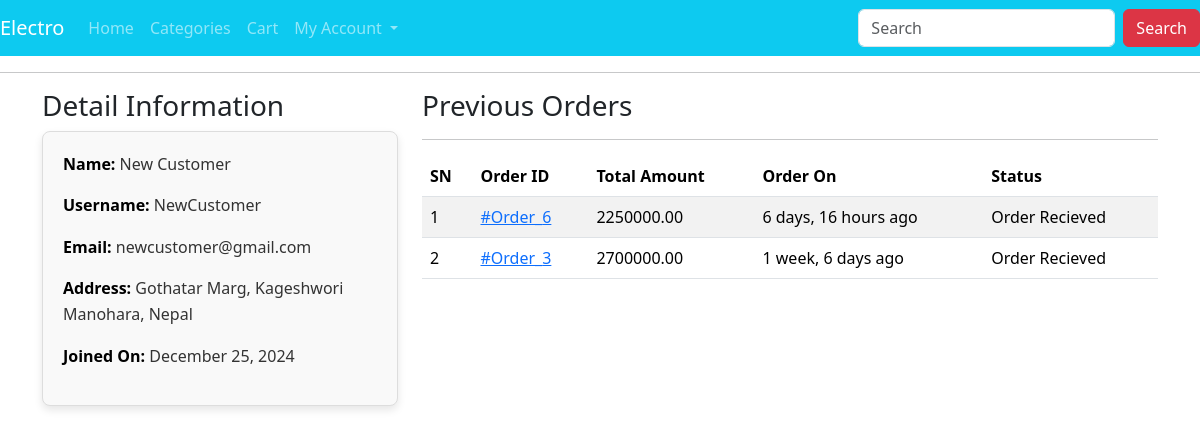
The page /profile/ (signed in) on the database as committed earlier.
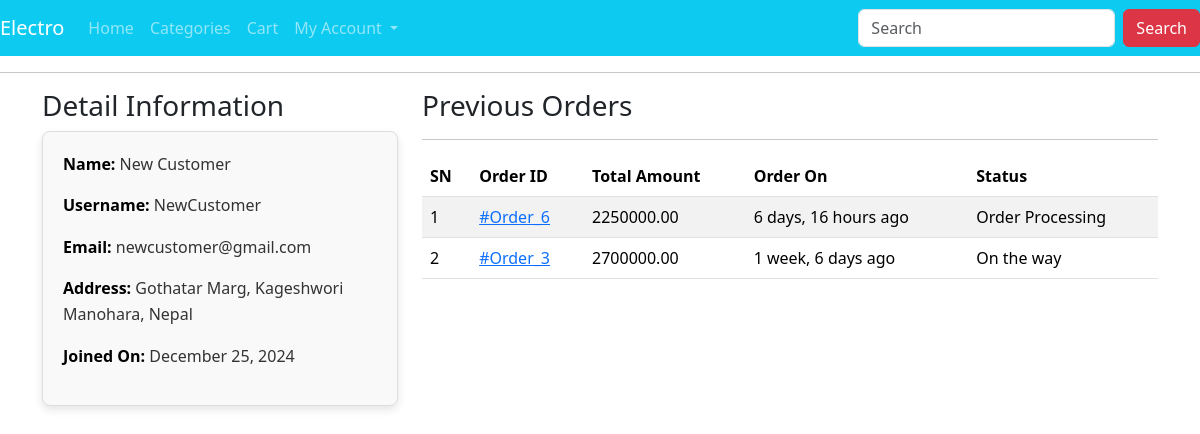
The same page on the database as committed later.
### ecomapp/models.py (models this page shows, shortened)
class Order(models.Model):
    cart = models.OneToOneField(Cart, on_delete=models.CASCADE)
    ordered_by = models.CharField(max_length=200)
    shipping_address = models.CharField(max_length=200)
    mobile = models.CharField(max_length=10)
    email = models.EmailField(null=True, blank=True)
    subtotal = models.PositiveIntegerField()
    discount = models.PositiveIntegerField()
    total = models.PositiveIntegerField()
    order_status = models.CharField(max_length=50, choices=ORDER_STATUS)
    created_at = models.DateTimeField(auto_now_add=True)

### ecomapp/views.py (the view)
# urls.py: path("profile/",CustomerProfileView.as_view(),name="customerprofile"),
class CustomerProfileView(TemplateView):
    template_name="customerprofile.html"
    def dispatch(self, request, *args, **kwargs):
        user = request.user
        if request.user.is_authenticated and Customer.objects.filter(user=request.user).exists():
            pass
        else:
            return redirect("/login/?next=/profile/")
        return super().dispatch(request, *args, **kwargs)
    def get_context_data(self, **kwargs):
        context = super().get_context_data(**kwargs)
        customer=self.request.user.customer
        context['customer']=customer
        orders=Order.objects.filter(cart__customer=customer).order_by("-id")
        context['orders']=orders
        return context

### templates/customerprofile.html (shortened to what this page needs)
{% extends 'base.html' %}
{% block content %}
<div class="container">
    <div class="row">
        <div class="col-md-4">
            <h3>Detail Information</h3>
            <div class="customer-details">
                <p><span class="font-weight-bold">Name:</span> {{ customer.full_name }}</p>
                <p><span class="font-weight-bold">Username:</span> {{ customer.user.username }}</p>
                <p><span class="font-weight-bold">Email:</span> {{ customer.user.email }}</p>
                <p><span class="font-weight-bold">Address:</span> {{ customer.address }}</p>
                <p><span class="font-weight-bold">Joined On:</span> {{ customer.joined_on|date:"F j, Y" }}</p>
            </div>
        </div>
        <div class="col-md-8">
            <h3>Previous Orders</h3><hr>
            {% if orders %}
                <div class="table-responsive">
                    <table class="table table-striped">
                        <thead>
                            <tr>
                                <th>SN</th>
                                <th>Order ID</th>
                                <th>Total Amount</th>
                                <th>Order On</th>
                                <th>Status</th>
                            </tr>
                        </thead>
                        <tbody>
                            {% for order in orders %}
                            <tr>
                                <td>{{ forloop.counter }}</td>
                                <td><a href={% url 'ecomapp:customerorderdetail' order.pk %}>#Order_{{ order.id }}</a></td>
                                <td>{{ order.total|floatformat:2 }}</td>
                                <td>{{ order.created_at|timesince }} ago</td>
                                <td>{{ order.order_status }}</td>
                            </tr>
                            {% endfor %}
                        </tbody>
                    </table>
                </div>
            {% else %}
                <p>No previous orders available.</p>
            {% endif %}
        </div>
    </div>
</div>
{% endblock %}

Rows that differ between the two databases and show on the page:
changed Order id 6: order_status "Order Recieved" → "Order Processing"
changed Order id 3: order_status "Order Recieved" → "On the way"
